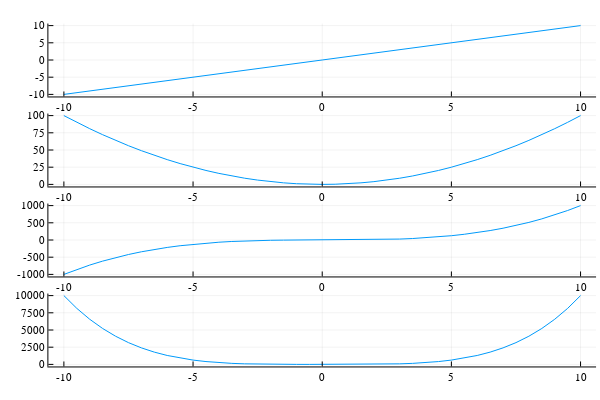

The notebook cell this image was saved under:
### Markdown cell above
and then create a $4x1$ plot that uses `p1`, `p2`, `p3`, and `p4` as subplots.

### Code cell
plot(p1, p2, p3, p4, layout = (4, 1), legend = false)

### Figure 1 — Plotly figure (JSON) as saved in the notebook; plotly's stock layout.template omitted (floating-point values rounded to 4 significant figures)
{"data": [{"colorbar": {"len": 0.2025, "title": {"text": ""}, "x": 0.9934, "y": 0.8889}, "legendgroup": "y1", "line": {"color": "rgba(0, 154, 250, 1.000)", "dash": "solid", "shape": "linear", "width": 1}, "mode": "lines", "name": "y1", "showlegend": true, "type": "scatter", "x": [-10, -9.5, -9, -8.5, -8, -7.5, -7, -6.5, -6, -5.5, -5, -4.5, -4, -3.5, -3, -2.5, -2, -1.5, -1, -0.5, 0, 0.5, 1, 1.5, 2, 2.5, 3, 3.5, 4, 4.5, 5, 5.5, 6, 6.5, 7, 7.5, 8, 8.5, 9, 9.5, 10], "xaxis": "x", "y": [-10, -9.5, -9, -8.5, -8, -7.5, -7, -6.5, -6, -5.5, -5, -4.5, -4, -3.5, -3, -2.5, -2, -1.5, -1, -0.5, 0, 0.5, 1, 1.5, 2, 2.5, 3, 3.5, 4, 4.5, 5, 5.5, 6, 6.5, 7, 7.5, 8, 8.5, 9, 9.5, 10], "yaxis": "y"}, {"colorbar": {"len": 0.2025, "title": {"text": ""}, "x": 0.9934, "y": 0.6389}, "legendgroup": "y1", "line": {"color": "rgba(0, 154, 250, 1.000)", "dash": "solid", "shape": "linear", "width": 1}, "mode": "lines", "name": "y1", "showlegend": true, "type": "scatter", "x": [-10, -9.5, -9, -8.5, -8, -7.5, -7, -6.5, -6, -5.5, -5, -4.5, -4, -3.5, -3, -2.5, -2, -1.5, -1, -0.5, 0, 0.5, 1, 1.5, 2, 2.5, 3, 3.5, 4, 4.5, 5, 5.5, 6, 6.5, 7, 7.5, 8, 8.5, 9, 9.5, 10], "xaxis": "x2", "y": [100, 90.25, 81, 72.25, 64, 56.25, 49, 42.25, 36, 30.25, 25, 20.25, 16, 12.25, 9, 6.25, 4, 2.25, 1, 0.25, 0, 0.25, 1, 2.25, 4, 6.25, 9, 12.25, 16, 20.25, 25, 30.25, 36, 42.25, 49, 56.25, 64, 72.25, 81, 90.25, 100], "yaxis": "y2"}, {"colorbar": {"len": 0.2025, "title": {"text": ""}, "x": 0.9934, "y": 0.3889}, "legendgroup": "y1", "line": {"color": "rgba(0, 154, 250, 1.000)", "dash": "solid", "shape": "linear", "width": 1}, "mode": "lines", "name": "y1", "showlegend": true, "type": "scatter", "x": [-10, -9.5, -9, -8.5, -8, -7.5, -7, -6.5, -6, -5.5, -5, -4.5, -4, -3.5, -3, -2.5, -2, -1.5, -1, -0.5, 0, 0.5, 1, 1.5, 2, 2.5, 3, 3.5, 4, 4.5, 5, 5.5, 6, 6.5, 7, 7.5, 8, 8.5, 9, 9.5, 10], "xaxis": "x3", "y": [-1000, -857.4, -729, -614.1, -512, -421.9, -343, -274.6, -216, -166.4, -125, -91.12, -64, -42.88, -27, -15.62, -8, -3.375, -1, -0.125, 0, 0.125, 1, 3.375, 8, 15.62, 27, 42.88, 64, 91.12, 125, 166.4, 216, 274.6, 343, 421.9, 512, 614.1, 729, 857.4, 1000], "yaxis": "y3"}, {"colorbar": {"len": 0.2025, "title": {"text": ""}, "x": 0.9934, "y": 0.1389}, "legendgroup": "y1", "line": {"color": "rgba(0, 154, 250, 1.000)", "dash": "solid", "shape": "linear", "width": 1}, "mode": "lines", "name": "y1", "showlegend": true, "type": "scatter", "x": [-10, -9.5, -9, -8.5, -8, -7.5, -7, -6.5, -6, -5.5, -5, -4.5, -4, -3.5, -3, -2.5, -2, -1.5, -1, -0.5, 0, 0.5, 1, 1.5, 2, 2.5, 3, 3.5, 4, 4.5, 5, 5.5, 6, 6.5, 7, 7.5, 8, 8.5, 9, 9.5, 10], "xaxis": "x4", "y": [10000, 8145.0, 6561, 5220.0, 4096, 3164.0, 2401, 1785.0, 1296, 915.1, 625, 410.1, 256, 150.1, 81, 39.06, 16, 5.062, 1, 0.0625, 0, 0.0625, 1, 5.062, 16, 39.06, 81, 150.1, 256, 410.1, 625, 915.1, 1296, 1785.0, 2401, 3164.0, 4096, 5220.0, 6561, 8145.0, 10000], "yaxis": "y4"}], "layout": {"annotations": [], "height": 400, "margin": {"b": 20, "l": 0, "r": 0, "t": 20}, "paper_bgcolor": "rgba(255, 255, 255, 1.000)", "plot_bgcolor": "rgba(255, 255, 255, 1.000)", "showlegend": false, "width": 600, "xaxis": {"anchor": "y", "domain": [0.08064, 0.9934], "gridcolor": "rgba(0, 0, 0, 0.1)", "gridwidth": 0.5, "linecolor": "rgba(0, 0, 0, 1)", "mirror": false, "range": [-10.6, 10.6], "showgrid": true, "showline": true, "showticklabels": true, "tickangle": 0, "tickcolor": "rgb(0, 0, 0)", "tickfont": {"color": "rgba(0, 0, 0, 1)", "family": "sans-serif", "size": 11}, "tickmode": "array", "ticks": "inside", "ticktext": ["-10", "-5", "0", "5", "10"], "tickvals": [-10, -5, 0, 5, 10], "title": {"font": {"color": "rgba(0, 0, 0, 1)", "family": "sans-serif", "size": 15}, "text": ""}, "type": "linear", "visible": true, "zeroline": false, "zerolinecolor": "rgba(0, 0, 0, 1)"}, "xaxis2": {"anchor": "y2", "domain": [0.08064, 0.9934], "gridcolor": "rgba(0, 0, 0, 0.1)", "gridwidth": 0.5, "linecolor": "rgba(0, 0, 0, 1)", "mirror": false, "range": [-10.6, 10.6], "showgrid": true, "showline": true, "showticklabels": true, "tickangle": 0, "tickcolor": "rgb(0, 0, 0)", "tickfont": {"color": "rgba(0, 0, 0, 1)", "family": "sans-serif", "size": 11}, "tickmode": "array", "ticks": "inside", "ticktext": ["-10", "-5", "0", "5", "10"], "tickvals": [-10, -5, 0, 5, 10], "title": {"font": {"color": "rgba(0, 0, 0, 1)", "family": "sans-serif", "size": 15}, "text": ""}, "type": "linear", "visible": true, "zeroline": false, "zerolinecolor": "rgba(0, 0, 0, 1)"}, "xaxis3": {"anchor": "y3", "domain": [0.08064, 0.9934], "gridcolor": "rgba(0, 0, 0, 0.1)", "gridwidth": 0.5, "linecolor": "rgba(0, 0, 0, 1)", "mirror": false, "range": [-10.6, 10.6], "showgrid": true, "showline": true, "showticklabels": true, "tickangle": 0, "tickcolor": "rgb(0, 0, 0)", "tickfont": {"color": "rgba(0, 0, 0, 1)", "family": "sans-serif", "size": 11}, "tickmode": "array", "ticks": "inside", "ticktext": ["-10", "-5", "0", "5", "10"], "tickvals": [-10, -5, 0, 5, 10], "title": {"font": {"color": "rgba(0, 0, 0, 1)", "family": "sans-serif", "size": 15}, "text": ""}, "type": "linear", "visible": true, "zeroline": false, "zerolinecolor": "rgba(0, 0, 0, 1)"}, "xaxis4": {"anchor": "y4", "domain": [0.08064, 0.9934], "gridcolor": "rgba(0, 0, 0, 0.1)", "gridwidth": 0.5, "linecolor": "rgba(0, 0, 0, 1)", "mirror": false, "range": [-10.6, 10.6], "showgrid": true, "showline": true, "showticklabels": true, "tickangle": 0, "tickcolor": "rgb(0, 0, 0)", "tickfont": {"color": "rgba(0, 0, 0, 1)", "family": "sans-serif", "size": 11}, "tickmode": "array", "ticks": "inside", "ticktext": ["-10", "-5", "0", "5", "10"], "tickvals": [-10, -5, 0, 5, 10], "title": {"font": {"color": "rgba(0, 0, 0, 1)", "family": "sans-serif", "size": 15}, "text": ""}, "type": "linear", "visible": true, "zeroline": false, "zerolinecolor": "rgba(0, 0, 0, 1)"}, "yaxis": {"anchor": "x", "domain": [0.7876, 0.9902], "gridcolor": "rgba(0, 0, 0, 0.1)", "gridwidth": 0.5, "linecolor": "rgba(0, 0, 0, 1)", "mirror": false, "range": [-10.6, 10.6], "showgrid": true, "showline": true, "showticklabels": true, "tickangle": 0, "tickcolor": "rgb(0, 0, 0)", "tickfont": {"color": "rgba(0, 0, 0, 1)", "family": "sans-serif", "size": 11}, "tickmode": "array", "ticks": "inside", "ticktext": ["-10", "-5", "0", "5", "10"], "tickvals": [-10, -5, 0, 5, 10], "title": {"font": {"color": "rgba(0, 0, 0, 1)", "family": "sans-serif", "size": 15}, "text": ""}, "type": "linear", "visible": true, "zeroline": false, "zerolinecolor": "rgba(0, 0, 0, 1)"}, "yaxis2": {"anchor": "x2", "domain": [0.5376, 0.7402], "gridcolor": "rgba(0, 0, 0, 0.1)", "gridwidth": 0.5, "linecolor": "rgba(0, 0, 0, 1)", "mirror": false, "range": [-3, 103], "showgrid": true, "showline": true, "showticklabels": true, "tickangle": 0, "tickcolor": "rgb(0, 0, 0)", "tickfont": {"color": "rgba(0, 0, 0, 1)", "family": "sans-serif", "size": 11}, "tickmode": "array", "ticks": "inside", "ticktext": ["0", "25", "50", "75", "100"], "tickvals": [0, 25, 50, 75, 100], "title": {"font": {"color": "rgba(0, 0, 0, 1)", "family": "sans-serif", "size": 15}, "text": ""}, "type": "linear", "visible": true, "zeroline": false, "zerolinecolor": "rgba(0, 0, 0, 1)"}, "yaxis3": {"anchor": "x3", "domain": [0.2876, 0.4902], "gridcolor": "rgba(0, 0, 0, 0.1)", "gridwidth": 0.5, "linecolor": "rgba(0, 0, 0, 1)", "mirror": false, "range": [-1060, 1060], "showgrid": true, "showline": true, "showticklabels": true, "tickangle": 0, "tickcolor": "rgb(0, 0, 0)", "tickfont": {"color": "rgba(0, 0, 0, 1)", "family": "sans-serif", "size": 11}, "tickmode": "array", "ticks": "inside", "ticktext": ["-1000", "-500", "0", "500", "1000"], "tickvals": [-1000, -500, 0, 500, 1000], "title": {"font": {"color": "rgba(0, 0, 0, 1)", "family": "sans-serif", "size": 15}, "text": ""}, "type": "linear", "visible": true, "zeroline": false, "zerolinecolor": "rgba(0, 0, 0, 1)"}, "yaxis4": {"anchor": "x4", "domain": [0.03762, 0.2402], "gridcolor": "rgba(0, 0, 0, 0.1)", "gridwidth": 0.5, "linecolor": "rgba(0, 0, 0, 1)", "mirror": false, "range": [-300, 10300], "showgrid": true, "showline": true, "showticklabels": true, "tickangle": 0, "tickcolor": "rgb(0, 0, 0)", "tickfont": {"color": "rgba(0, 0, 0, 1)", "family": "sans-serif", "size": 11}, "tickmode": "array", "ticks": "inside", "ticktext": ["0", "2500", "5000", "7500", "10000"], "tickvals": [0, 2500, 5000, 7500, 10000], "title": {"font": {"color": "rgba(0, 0, 0, 1)", "family": "sans-serif", "size": 15}, "text": ""}, "type": "linear", "visible": true, "zeroline": false, "zerolinecolor": "rgba(0, 0, 0, 1)"}}}
